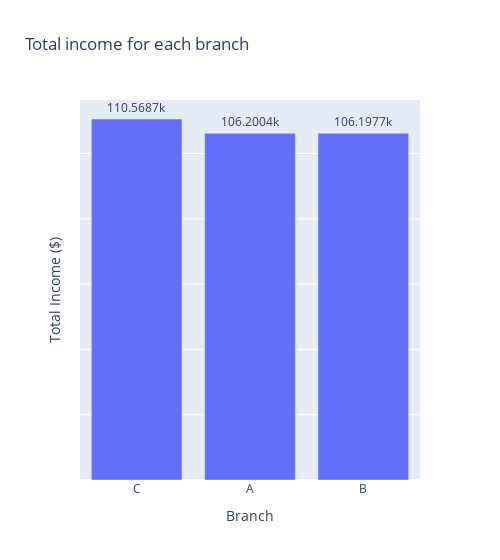

The notebook cell this image was saved under:
### Markdown cell above
Branch C made the most income

### Code cell
df_total_income = df.groupby('Branch')['Total'].sum().sort_values(ascending=False)
trace = px.bar(
    x=df_total_income.index,
    y=df_total_income.values,
    title='Total income for each branch',
    labels={'x':'Branch', 'y':'Total Income ($)'},
    text_auto='.7s', width= 500
)
trace.update_yaxes(showticklabels=False)
trace.update_traces(textposition='outside', cliponaxis=False)
trace.show()

### Figure 1 — Plotly figure (JSON) as saved in the notebook; plotly's stock layout.template omitted (floating-point values rounded to 4 significant figures)
{"data": [{"alignmentgroup": "True", "cliponaxis": false, "hovertemplate": "Branch=%{x}<br>Total Income ($)=%{y}<extra></extra>", "legendgroup": "", "marker": {"color": "#636efa", "pattern": {"shape": ""}}, "name": "", "offsetgroup": "", "orientation": "v", "showlegend": false, "textposition": "outside", "texttemplate": "%{y:.7s}", "type": "bar", "x": ["C", "A", "B"], "xaxis": "x", "y": [110600.0, 106200.0, 106200.0], "yaxis": "y"}], "layout": {"barmode": "relative", "legend": {"tracegroupgap": 0}, "title": {"text": "Total income for each branch"}, "width": 500, "xaxis": {"anchor": "y", "domain": [0, 1], "title": {"text": "Branch"}}, "yaxis": {"anchor": "x", "domain": [0, 1], "showticklabels": false, "title": {"text": "Total Income ($)"}}}}
